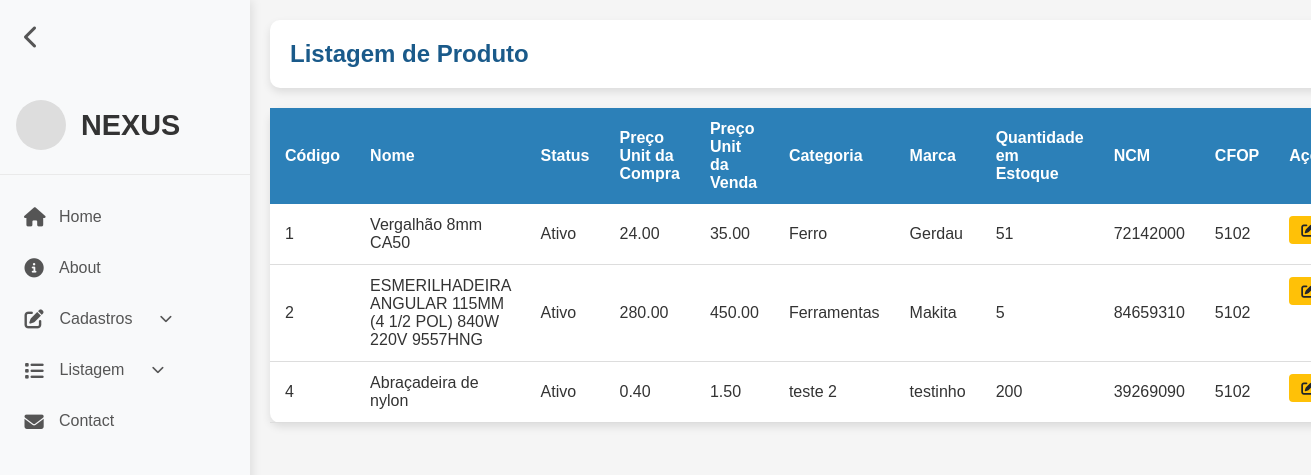
Page /produto-listar.php (signed in) on the earlier database version.
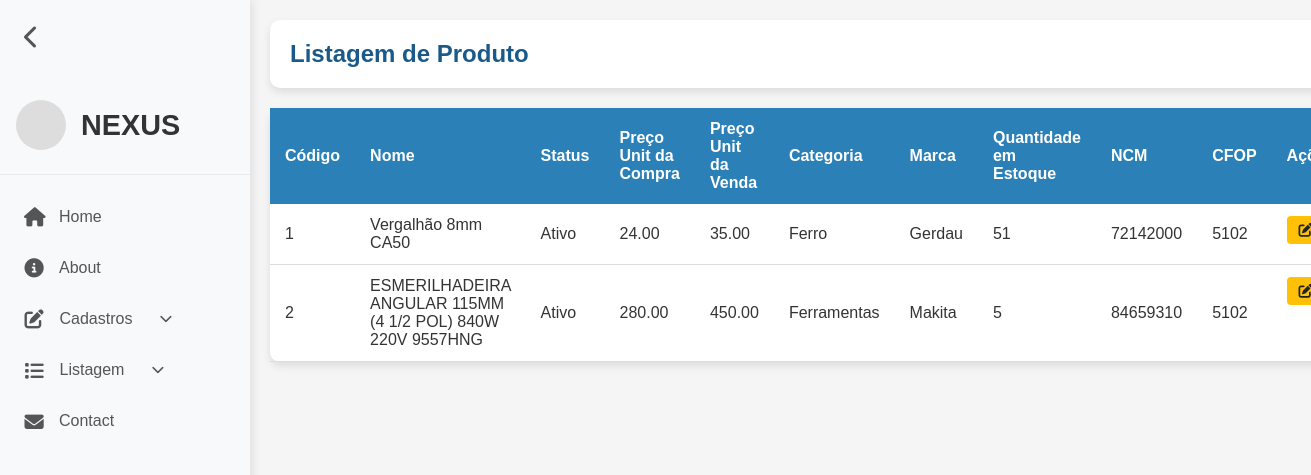
Same page on the later database version.
### tables this page shows
CREATE TABLE `produto` (
  `codigo` int(11) NOT NULL,
  `status` tinyint(1) NOT NULL DEFAULT 1,
  `nome` varchar(100) NOT NULL,
  `precoUnitarioDaCompra` double(10,2) NOT NULL,
  `precoUnitarioDaVenda` double(10,2) NOT NULL,
  `quantEstoque` int(11) NOT NULL,
  `ncm` varchar(10) NOT NULL,
  `cfop` varchar(10) NOT NULL,
  `idMarca` int(11) NOT NULL,
  `idCategoria` int(11) NOT NULL,
  `unidMedida` varchar(6) NOT NULL
);

CREATE TABLE `categoria` (
  `codigo` int(11) NOT NULL,
  `status` tinyint(1) NOT NULL DEFAULT 1,
  `nome` varchar(45) NOT NULL
);

CREATE TABLE `marca` (
  `codigo` int(11) NOT NULL,
  `status` tinyint(1) NOT NULL DEFAULT 1,
  `nome` varchar(45) NOT NULL
);

### produto-listar.php (the view, shortened to what this page needs)
<?php
require_once("conexao.php");
$sql = "SELECT * FROM produto ORDER BY codigo";
$resultado = mysqli_query($conexao, $sql);
?>
<!DOCTYPE html>
<html lang="pt-BR">
<head>
    <link rel="stylesheet" href="assets/css/listar.css">
    <link rel="stylesheet" href="assets/css/reset.css">
    <link rel="stylesheet" href="assets/css/header.css">
    <link rel="stylesheet" href="https://cdnjs.cloudflare.com/ajax/libs/font-awesome/6.4.0/css/all.min.css">
</head>
<body>
    <?php require_once("header.php"); ?>
    <div class="container">
        <div class="card">
            <div class="card-body">
                <h5 class="title">
                    Listagem de Produto
                </h5>
            </div>
        </div>
        <table class="table-container">
            <thead>
                <tr>
                    <th scope="col">Código</th>
                    <th scope="col">Nome</th>
                    <th scope="col">Status</th>
                    <th scope="col">Preço Unit da Compra</th>
                    <th scope="col">Preço Unit da Venda</th>
                    <th scope="col">Categoria</th>
                    <th scope="col">Marca</th>
                    <th scope="col">Quantidade em Estoque</th>
                    <th scope="col">NCM</th>
                    <th scope="col">CFOP</th>
                    <th scope="col">Ações</th>
                </tr>
            </thead>
            <tbody>
                <?php
                while($linha = mysqli_fetch_array($resultado) ) { ?>
                <tr>
                    <td><?= $linha['codigo'] ?></td>
                    <td><?= $linha['nome'] ?></td>
                    <td><?= ($linha['status'] == 1 ? 'Ativo' : 'Inativo') ?></td>
                    <td><?= $linha['precoUnitarioDaCompra'] ?></td>
                    <td><?= $linha['precoUnitarioDaVenda'] ?></td>
                    <td>
                        <?php
                            $sqlC = "SELECT nome FROM categoria WHERE codigo = " . $linha['idCategoria'];
                            $resultC = mysqli_query($conexao, $sqlC);
                            $rowC = mysqli_fetch_array($resultC);
                            echo $rowC['nome'];
                        ?>
                    </td>
                    <td>
                    <?php
                        $sqlM = "SELECT nome FROM marca WHERE codigo = " . $linha['idMarca'];
                        $resultM = mysqli_query($conexao, $sqlM);
                        $rowM = mysqli_fetch_array($resultM);
                        echo $rowM['nome'];
                    ?>
                    </td>
                    <td><?= $linha['quantEstoque'] ?></td>
                    <td><?= $linha['ncm'] ?></td>
                    <td><?= $linha['cfop'] ?></td>
                    <td class="actions">
                        <a href="produto-alterar.php?codigo=<?= $linha['codigo']?>" class="btn btn-warning">
                            <i class="fas fa-solid fa-pen-to-square"></i>Alterar</a>
                    </td>
                </tr>
                <?php } ?>
            </tbody>
        </table>
    </div>
</body>
</html>

### header.php (shortened to what this page needs)
<header>
    <div class="sidebar" id="sidebar">
        <button class="toggle-btn" id="toggleBtn">
            <i class="fas fa-chevron-left"></i>
        </button>
        <div class="logo-container">
            <div class="logo-img-placeholder">
            </div>
            <div class="logo-text">NEXUS</div>
        </div>
        <nav>
            <ul>
                <li><a href="adm.php"><i class="fas fa-home"></i> <span>Home</span></a></li>
                <li><a href="#"><i class="fas fa-info-circle"></i> <span>About</span></a></li>
                <li class="has-dropdown">
                    <a href="#" class="dropdown-toggle"><i class="fas fa-edit"></i> <span>Cadastros</span><i class="fas fa-chevron-down caret"></i></a>
                </li>
                <li class="has-dropdown">
                    <a href="#" class="dropdown-toggle"><i class="fas fa-list"></i> <span>Listagem</span><i class="fas fa-chevron-down caret"></i></a>
                </li>
                <li><a href="#"><i class="fas fa-envelope"></i> <span>Contact</span></a></li>
            </ul>
        </nav>
    </div>
</header>

### assets/css/listar.css (style rules this page uses)
:root { --azul-principal: #2c80b8; --azul-claro: #e6f2fa; --azul-escuro: #1a5a8a; --branco: #ffffff; --cinza-claro: #f5f5f5; --cinza-texto: #666666; --verde-sucesso: #28a745; --amarelo-alerta: #ffc107; --vermelho-perigo: #dc3545; }
body { background-color: var(--cinza-claro); color: #333; min-height: 100vh; }
.container { max-width: 1600px; margin: 0 auto; padding: 20px; min-height: 100vh; display: flex; flex-direction: column; }
.card { background-color: var(--branco); border-radius: 10px; box-shadow: 0 4px 8px rgba(0,0,0,0.1); margin-bottom: 20px; overflow: hidden; }
.card-body { padding: 20px; }
.title { display: flex; justify-content: space-between; align-items: center; font-size: 24px; font-weight: 600; color: var(--azul-escuro); }
.table-container { overflow-x: auto; background-color: var(--branco); border-radius: 10px; box-shadow: 0 4px 8px rgba(0,0,0,0.1); }
table { width: 100%; border-collapse: collapse; }
thead { background-color: var(--azul-principal); color: var(--branco); }
th, td { padding: 12px 15px; text-align: left; }
th { font-weight: 600; position: sticky; top: 0; }
tbody tr { transition: background-color 0.3s; border-bottom: 1px solid #ddd; }
.btn { display: inline-flex; align-items: center; justify-content: center; padding: 6px 12px; border: none; border-radius: 4px; cursor: pointer; font-size: 14px; text-decoration: none; transition: all 0.3s; gap: 5px; }
.btn-warning { background-color: var(--amarelo-alerta); color: #212529; }
.actions { display: flex; gap: 10px; }

### assets/css/header.css (style rules this page uses)
* { font-family: 'Arial', sans-serif; }
body { display: flex; min-height: 100vh; transition: margin-left 0.3s ease; margin-left: 250px; }
.sidebar { width: 250px; height: 100vh; background-color: #f8f9fa; box-shadow: 2px 0 10px rgba(0, 0, 0, 0.1); position: fixed; left: 0; top: 0; transition: width 0.3s ease; overflow-x: hidden; z-index: 1000; display: flex; flex-direction: column; }
.logo-container { display: flex; align-items: center; padding: 1.5rem 1rem; gap: 15px; border-bottom: 1px solid #eaeaea; transition: padding 0.3s ease; }
.logo-img-placeholder { width: 50px; height: 50px; background-color: #ddd; border-radius: 50%; flex-shrink: 0; }
.logo-text { font-size: 1.8rem; font-weight: 700; color: #333; white-space: nowrap; overflow: hidden; transition: opacity 0.3s ease; }
nav { flex: 1; padding: 1rem 0; }
nav ul { list-style: none; display: flex; flex-direction: column; }
nav li { width: 100%; }
nav a { text-decoration: none; color: #555; font-weight: 500; transition: all 0.3s ease; padding: 1rem 1.5rem; position: relative; display: flex; align-items: center; gap: 15px; white-space: nowrap; }
nav a i { font-size: 1.2rem; width: 20px; text-align: center; flex-shrink: 0; }
nav a span { transition: opacity 0.3s ease; }
nav a::after { content: ''; position: absolute; width: 0; height: 2px; background: -webkit-linear-gradient(90deg, #3d0ff9, #7494ec, #e6f2fa); background: linear-gradient(90deg, #3d0ff9, #7494ec, #e6f2fa); bottom: 0; left: 0; transition: width 0.3s; transform-origin: left center; }
.toggle-btn { background: none; border: none; color: #555; font-size: 1.5rem; cursor: pointer; padding: 1rem; align-self: flex-start; margin: 0.5rem; transition: transform 0.3s ease; }
.sidebar nav ul { list-style: none; padding: 0; margin: 0; }
.sidebar nav ul li { position: relative; }
.sidebar nav ul li .dropdown-toggle { display: flex; align-items: center; gap: 15.5px; }
.sidebar nav ul li .caret { transition: transform .2s ease; font-size: .8em; margin-left: 8px; }

Differences in the rows shown:
removed produto: codigo "4", nome "Abraçadeira de nylon", status "Ativo", precoUnitarioDaCompra "0.40", precoUnitarioDaVenda "1.50", idCategoria.nome "teste 2", idMarca.nome "testinho", quantEstoque "200", ncm "39269090", cfop "5102"
